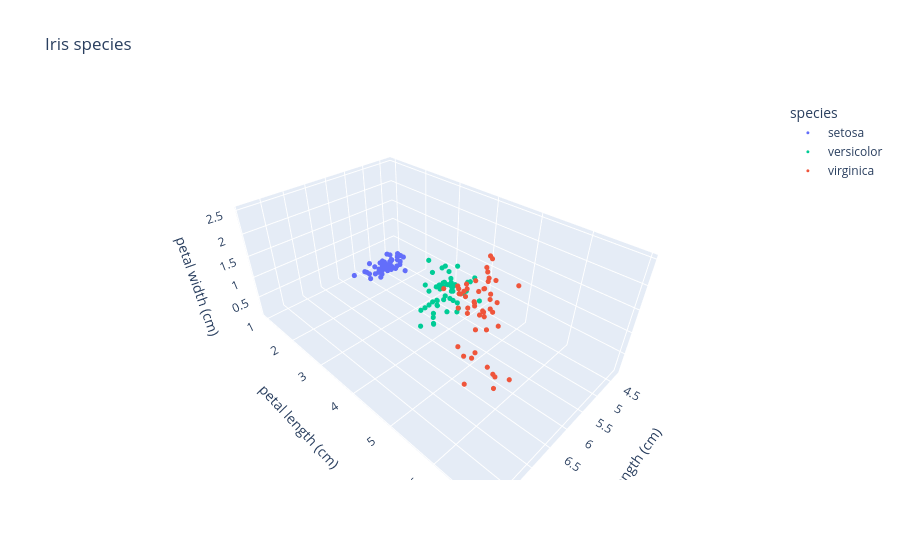

The notebook cell this image was saved under:
### Markdown cell above
### 실제 종의 분포

같은 세 축에 실제 종을 색으로 표시한다.
각 종은 교차표에서 해당 종이 가장 많이 속한 군집과 같은 색을 사용한다.
위의 군집 그림과 비교해 versicolor와 virginica가 섞이는 영역을 살펴보자.

### Code cell
# idxmax: 각 종의 표본 수가 가장 많은 군집 번호를 반환한다.
species_colors = {
    name: cluster_colors[str(cluster)]
    for name, cluster in comparison.idxmax(axis=0).items()
}
fig = px.scatter_3d(
    X.assign(species=species),
    x="sepal length (cm)", y="petal length (cm)", z="petal width (cm)",
    color="species", color_discrete_map=species_colors,
    title="Iris species",
)
fig.update_traces(marker_size=3)
fig.show()

### Figure 1 — Plotly figure (JSON) as saved in the notebook; plotly's stock layout.template omitted (floating-point values rounded to 4 significant figures)
{"data": [{"hovertemplate": "species=setosa<br>sepal length (cm)=%{x}<br>petal length (cm)=%{y}<br>petal width (cm)=%{z}<extra></extra>", "legendgroup": "setosa", "marker": {"color": "#636EFA", "size": 3, "symbol": "circle"}, "mode": "markers", "name": "setosa", "scene": "scene", "showlegend": true, "type": "scatter3d", "x": [5.1, 4.9, 4.7, 4.6, 5.0, 5.4, 4.6, 5.0, 4.4, 4.9, 5.4, 4.8, 4.8, 4.3, 5.8, 5.7, 5.4, 5.1, 5.7, 5.1, 5.4, 5.1, 4.6, 5.1, 4.8, 5.0, 5.0, 5.2, 5.2, 4.7, 4.8, 5.4, 5.2, 5.5, 4.9, 5.0, 5.5, 4.9, 4.4, 5.1, 5.0, 4.5, 4.4, 5.0, 5.1, 4.8, 5.1, 4.6, 5.3, 5.0], "y": [1.4, 1.4, 1.3, 1.5, 1.4, 1.7, 1.4, 1.5, 1.4, 1.5, 1.5, 1.6, 1.4, 1.1, 1.2, 1.5, 1.3, 1.4, 1.7, 1.5, 1.7, 1.5, 1.0, 1.7, 1.9, 1.6, 1.6, 1.5, 1.4, 1.6, 1.6, 1.5, 1.5, 1.4, 1.5, 1.2, 1.3, 1.4, 1.3, 1.5, 1.3, 1.3, 1.3, 1.6, 1.9, 1.4, 1.6, 1.4, 1.5, 1.4], "z": [0.2, 0.2, 0.2, 0.2, 0.2, 0.4, 0.3, 0.2, 0.2, 0.1, 0.2, 0.2, 0.1, 0.1, 0.2, 0.4, 0.4, 0.3, 0.3, 0.3, 0.2, 0.4, 0.2, 0.5, 0.2, 0.2, 0.4, 0.2, 0.2, 0.2, 0.2, 0.4, 0.1, 0.2, 0.2, 0.2, 0.2, 0.1, 0.2, 0.2, 0.3, 0.3, 0.2, 0.6, 0.4, 0.3, 0.2, 0.2, 0.2, 0.2]}, {"hovertemplate": "species=versicolor<br>sepal length (cm)=%{x}<br>petal length (cm)=%{y}<br>petal width (cm)=%{z}<extra></extra>", "legendgroup": "versicolor", "marker": {"color": "#00CC96", "size": 3, "symbol": "circle"}, "mode": "markers", "name": "versicolor", "scene": "scene", "showlegend": true, "type": "scatter3d", "x": [7.0, 6.4, 6.9, 5.5, 6.5, 5.7, 6.3, 4.9, 6.6, 5.2, 5.0, 5.9, 6.0, 6.1, 5.6, 6.7, 5.6, 5.8, 6.2, 5.6, 5.9, 6.1, 6.3, 6.1, 6.4, 6.6, 6.8, 6.7, 6.0, 5.7, 5.5, 5.5, 5.8, 6.0, 5.4, 6.0, 6.7, 6.3, 5.6, 5.5, 5.5, 6.1, 5.8, 5.0, 5.6, 5.7, 5.7, 6.2, 5.1, 5.7], "y": [4.7, 4.5, 4.9, 4.0, 4.6, 4.5, 4.7, 3.3, 4.6, 3.9, 3.5, 4.2, 4.0, 4.7, 3.6, 4.4, 4.5, 4.1, 4.5, 3.9, 4.8, 4.0, 4.9, 4.7, 4.3, 4.4, 4.8, 5.0, 4.5, 3.5, 3.8, 3.7, 3.9, 5.1, 4.5, 4.5, 4.7, 4.4, 4.1, 4.0, 4.4, 4.6, 4.0, 3.3, 4.2, 4.2, 4.2, 4.3, 3.0, 4.1], "z": [1.4, 1.5, 1.5, 1.3, 1.5, 1.3, 1.6, 1.0, 1.3, 1.4, 1.0, 1.5, 1.0, 1.4, 1.3, 1.4, 1.5, 1.0, 1.5, 1.1, 1.8, 1.3, 1.5, 1.2, 1.3, 1.4, 1.4, 1.7, 1.5, 1.0, 1.1, 1.0, 1.2, 1.6, 1.5, 1.6, 1.5, 1.3, 1.3, 1.3, 1.2, 1.4, 1.2, 1.0, 1.3, 1.2, 1.3, 1.3, 1.1, 1.3]}, {"hovertemplate": "species=virginica<br>sepal length (cm)=%{x}<br>petal length (cm)=%{y}<br>petal width (cm)=%{z}<extra></extra>", "legendgroup": "virginica", "marker": {"color": "#EF553B", "size": 3, "symbol": "circle"}, "mode": "markers", "name": "virginica", "scene": "scene", "showlegend": true, "type": "scatter3d", "x": [6.3, 5.8, 7.1, 6.3, 6.5, 7.6, 4.9, 7.3, 6.7, 7.2, 6.5, 6.4, 6.8, 5.7, 5.8, 6.4, 6.5, 7.7, 7.7, 6.0, 6.9, 5.6, 7.7, 6.3, 6.7, 7.2, 6.2, 6.1, 6.4, 7.2, 7.4, 7.9, 6.4, 6.3, 6.1, 7.7, 6.3, 6.4, 6.0, 6.9, 6.7, 6.9, 5.8, 6.8, 6.7, 6.7, 6.3, 6.5, 6.2, 5.9], "y": [6.0, 5.1, 5.9, 5.6, 5.8, 6.6, 4.5, 6.3, 5.8, 6.1, 5.1, 5.3, 5.5, 5.0, 5.1, 5.3, 5.5, 6.7, 6.9, 5.0, 5.7, 4.9, 6.7, 4.9, 5.7, 6.0, 4.8, 4.9, 5.6, 5.8, 6.1, 6.4, 5.6, 5.1, 5.6, 6.1, 5.6, 5.5, 4.8, 5.4, 5.6, 5.1, 5.1, 5.9, 5.7, 5.2, 5.0, 5.2, 5.4, 5.1], "z": [2.5, 1.9, 2.1, 1.8, 2.2, 2.1, 1.7, 1.8, 1.8, 2.5, 2.0, 1.9, 2.1, 2.0, 2.4, 2.3, 1.8, 2.2, 2.3, 1.5, 2.3, 2.0, 2.0, 1.8, 2.1, 1.8, 1.8, 1.8, 2.1, 1.6, 1.9, 2.0, 2.2, 1.5, 1.4, 2.3, 2.4, 1.8, 1.8, 2.1, 2.4, 2.3, 1.9, 2.3, 2.5, 2.3, 1.9, 2.0, 2.3, 1.8]}], "layout": {"legend": {"title": {"text": "species"}, "tracegroupgap": 0}, "scene": {"domain": {"x": [0, 1], "y": [0, 1]}, "xaxis": {"title": {"text": "sepal length (cm)"}}, "yaxis": {"title": {"text": "petal length (cm)"}}, "zaxis": {"title": {"text": "petal width (cm)"}}}, "title": {"text": "Iris species"}}}
